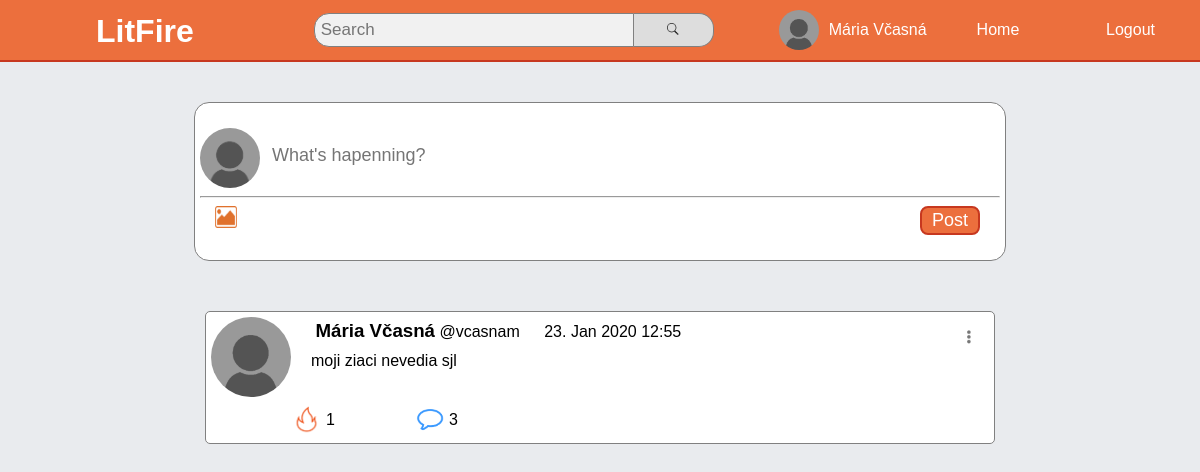
Page /site/home/ (signed in) on the committed database.
### account/models.py (models this page shows, shortened)
class Account(AbstractBaseUser):
    email        = models.EmailField(verbose_name="email", max_length=60, unique=True)
    username     = models.CharField(max_length=30, unique=True)
    date_joined  = models.DateTimeField(verbose_name="date joined", auto_now_add=True)
    last_login   = models.DateTimeField(verbose_name="last login", auto_now=True)
    is_admin     = models.BooleanField(default=False)
    is_active    = models.BooleanField(default=True)
    is_staff     = models.BooleanField(default=False)
    is_superuser = models.BooleanField(default=False)
    full_name     = models.CharField(max_length=60)
    date_of_birth = models.DateField(verbose_name="birth date", editable=True, blank=True, null=True)
    profile_picture = models.ImageField(upload_to=upload_profile_location, blank=True, default='default_images/default_profile.png')
    banner_picture = models.ImageField(upload_to=upload_banner_location, blank=True, default='default_images/default_banner.png')
    residency = models.CharField(max_length=85, blank=True)
    about = models.TextField(blank=True)
    followers = models.ManyToManyField(settings.AUTH_USER_MODEL, related_name="followers_users", symmetrical=False, blank=True)
    following = models.ManyToManyField(settings.AUTH_USER_MODEL, related_name="followed_users", symmetrical=False, blank=True)
    GENDER_CHOICES = (
        ('M', 'Male'),
        ('F', 'Female'),
        ('E', 'Something else')
    )
    gender = models.CharField(max_length=1, choices=GENDER_CHOICES, blank=True)
    USERNAME_FIELD = "email"
    REQUIRED_FIELDS = ["username", "full_name"]
    objects = MyAccountManager()

### media/models.py (models this page shows, shortened)
class StatusPost(models.Model):
    author      = models.ForeignKey(settings.AUTH_USER_MODEL, on_delete=models.CASCADE)
    post_id     = models.UUIDField(primary_key=True, default=uuid.uuid4, editable=False)
    text        = models.TextField(max_length=250, null=False, blank=False)
    image       = models.ImageField(upload_to=upload_location, blank=True)
    date_posted = models.DateTimeField(verbose_name="date posted", auto_now_add=True)
    slug        = models.SlugField(blank=True, unique=True)
    likes       = models.ManyToManyField(settings.AUTH_USER_MODEL, related_name="likes", symmetrical=False, blank=True)

### media/views.py (the view, shortened to what this page needs)
# urls.py: path('home/', home_view, name='home'),
@login_required()
def home_view(request):
    context = {}
    user = request.user
    form = CreateStatusPostForm(request.POST or None, request.FILES or None)
    posts = getPostsFor(user)
    context['form'] = form
    context['posts'] = enumerate(posts)
    context['token'] = Token.objects.get(user=request.user)
    context['comments'] = commentCount(posts)
    return render(request, 'media/home.html', context)

### media/forms.py
class CreateStatusPostForm(forms.ModelForm):
    class Meta:
        model = StatusPost
        fields = ['text', 'image']

### media/templatetags/array_access.py (called while the page is built)
@register.filter(name='indexOf')
def indexOf(value, index):
    return value[index]

### media/views.py (called while the page is built)
def getPostsFor(user):
    mainQuerySet = StatusPost.objects.filter(author=user)   # QuerySet with the current users post (we need a start query set and everyone is seeing their own post oala)
    followedUsers = user.following.all()
    for u in followedUsers:
        mainQuerySet = mainQuerySet | StatusPost.objects.filter(author=u)
    return mainQuerySet.order_by('-date_posted')

def commentCount(posts):
    if isinstance(posts, QuerySet):
        list_of_values = []
        for post in posts:
            comments = Comment.objects.filter(post=post)
            list_of_values.append(len(comments))
        return list_of_values
    comments = Comment.objects.filter(post=posts)
    return len(comments)

### media/templates/media/home.html (shortened to what this page needs)
{% extends "media/base.html" %}
{% block content %}
    {% load static %}
    <link rel="stylesheet" href="{% static 'media/css/home_style.css' %}">
    <div class="content-container">
        <div class="create-status-field">
            <form method="POST" enctype="multipart/form-data">
                <div class="input-area">
                    <img src="{{ request.user.profile_picture.url }}" alt="profile picture" class="status-pp">
                    <textarea type="text" maxlength="250" rows="1" name="text" id="id_text" placeholder="What's hapenning?" required></textarea>
                </div>
                <hr>
                <div class="submit-area clearfix">
                    <label for="id_image" id="add-image"><img src="{% static 'media/images/image-icon.jpg' %}" alt="add image" width="22" height="22"></label>
                    <button type="submit">Post</button>
                </div>
            </form>
        </div>
        <div class="posts-container">
            {% for i, post in posts %}
                {% include "media/post.html" %}
            {% endfor %}
        </div>
    </div>
{% endblock content %}

### media/templates/media/base.html (shortened to what this page needs)
<!DOCTYPE html>
<html lang="en">
<head>
    {% load static %}
    <link rel="stylesheet" href="{% static 'media/css/global_style.css' %}">
    <link rel="stylesheet" href="{% static 'media/css/headbar_style.css' %}">
    <link rel="stylesheet" href="{% static 'media/css/post_style.css' %}">
</head>
<body>
    <div class="headbar">
        <div class="branding">
            <h1><a href="{% url 'home' %}">LitFire</a></h1>
        </div>
        <div class="usertools">
            <form action="{% url 'search_detail' %}" method="GET">
                <div class="searchbar">
                    <input name="q" type="search" placeholder="Search" id="search-bar" autocomplete="off">
                    <button type="submit"><img src="{% static 'media/images/search.png' %}" width="12px" height="12px"></button>
                </div>
            </form>
            <div class="links">
                <a href="{% url 'profile' request.user.username %}" id="profile-link" class="navbar-link">
                    <img src="{{ request.user.profile_picture.url }}" id="home-profile-picture">
                    <span style="white-space: nowrap;">{{ request.user.full_name }}</span>
                </a>
                <a href="{% url 'home' %}" class="adjust-link navbar-link">Home</a>
            </div>
        </div>
        <div class="logout">
            <a href="{% url 'logout' %}" class="adjust-link navbar-link">Logout</a>
        </div>
    </div>
    {% block content %}{% endblock %}
</body>
</html>

### media/templates/media/post.html (shortened to what this page needs)
{% load static %}
{% load array_access %}
<div class="post">
    <div class="post-header">
        <a href="{% url 'profile' post.author.username %}">
            <img src="{{post.author.profile_picture.url}}" alt="userProfile" class="profile-on-post">
        </a>
        <div class="post-user-info">
            <a href="{% url 'profile' post.author.username %}">
                <h3 class="full-name">{{ post.author.full_name }}</h3>
            </a>
            <p>@{{post.author.username}}</p>
            <p class="post-date">{{ post.date_posted|date:"j. M Y H:i" }}</p>
        </div>
        <div class="status-options-container">
            <img src="{% static 'media/images/options.png' %}" class="options-button-img" alt="options">
        </div>
    </div>
    <div class="post-body">
        <p>{{post.text}}</p>
    </div>
    <div class="post-footer">
        <div id="like-button" class="like-button">
            {% if request.user in post.likes.all %}
                <img src="{% static 'media/images/fire-up-lit-logo.png' %}" class="clickablepart" alt="fire-up">
            {% else %}
            <img src="{% static 'media/images/fire-up-none-logo.png' %}" class="clickablepart" alt="fire-up">
            {% endif %}
            <p class="number-of-likes">{{ post.likes.all|length }}</p>
        </div>
        <div class="comment-button">
            <img src="{% static 'media/images/comment-icon.png' %}" alt="comment-icon" class="comment-icon">
            {% if not i == None %}
                <p class="number-of-comments">{{ comments|indexOf:i }}</p>
            {% else %}
                <p class="number-of-comments">{{ comments }}</p>
            {% endif %}
        </div>
    </div>
</div>

### media/static/media/css/global_style.css (style rules this page uses)
body { font-family: Arial, Helvetica, sans-serif; margin: 0; background-color: #e9ebee; }
a { text-decoration: none; color: white; }
.clearfix { overflow: auto; }
.content-container { width: 75%; min-width: 800px; margin: 0 auto; margin-top: 40px; }
.posts-container { width: 800px; margin: 10px auto; }
.post { background-color: white; padding: 5px; border: solid gray 1px; border-radius: 5px; margin: 0 5px 15px; position: relative; }

### media/static/media/css/headbar_style.css (style rules this page uses)
.headbar { display: flex; background-color: rgb(236, 111, 61); border-bottom: rgb(199, 56, 31) solid 2px; min-width: 1200px; height: 60px; }
.branding { margin-left: 8%; }
.branding h1 { margin-top: 13px; }
.usertools { display: flex; justify-items: center; align-items: center; width: 50%; margin: 0 auto 0 10%; }
.navbar-link { border-radius: 10px; }
.searchbar { min-width: 300px; width: 400px; }
.searchbar input { padding: 6px; font-size: 17px; border: 1px solid grey; float: left; width: 80%; background: #f1f1f1; border-radius: 15px 0 0 15px; }
.searchbar button { float: left; width: 20%; padding: 6px; background: rgb(221, 221, 221); font-size: 17px; border: 1px solid grey; border-left: none; cursor: pointer; border-radius: 0 15px 15px 0; }
.links { display: flex; align-items: center; margin-left: 60px; }
.links a { margin-right: 40px; }
.adjust-link { padding: 12px 5px; }
#home-profile-picture { width: 40px; height: 40px; border-radius: 25px; margin-right: 10px; }
#profile-link { display: flex; align-items: center; padding: 2px 5px; }
.logout { height: 18px; margin: auto 0; margin-right: 40px; }

### media/static/media/css/post_style.css (style rules this page uses)
.profile-on-post { width: 80px; height: 80px; border-radius: 40px; }
.post-user-info { display: inline-block; position: relative; bottom: 60px; margin-left: 20px; }
.post-user-info a { color: black; }
.post-body { display: inline-block; position: relative; bottom: 50px; left: 100px; width: 80%; margin-bottom: -12px; }
.post-body p { margin: 0; margin-bottom: 20px; }
.post-header h3 { display: inline; }
.post-header p { display: inline; }
.post-date { margin-left: 20px; }
.status-options-container { width: 20px; height: 20px; float: right; margin: 10px; border-radius: 10px; }
.status-options-container img { width: 100%; height: 100%; }
.post-footer { display: flex; position: relative; bottom: 22px; margin-bottom: -18px; margin-left: 60px; }
.post-footer p { margin-left: 5px; }
#like-button { display: flex; align-items: center; width: 120px; height: 28px; }
#like-button img { width: 30px; height: 30px; border-radius: 20px; margin-left: 20px; }
.comment-button { display: flex; align-items: center; width: 120px; height: 28px; margin-left: 25px; }
.comment-button img { width: 28px; border-radius: 15px; }

### media/static/media/css/home_style.css (style rules this page uses)
.create-status-field { width: 800px; margin: 0 auto; margin-bottom: 50px; padding: 25px 5px; border: solid gray 1px; border-radius: 15px; background-color: white; }
.input-area { min-height: 60px; }
.input-area textarea { resize: none; width: 85%; overflow: hidden; font-family: Arial, Helvetica, sans-serif; font-size: 18px; box-sizing: border-box; min-height: 20px; max-height: 300px; margin-top: 15px; margin-left: 10px; border: none; }
.submit-area img { margin-left: 15px; }
.submit-area button { float: right; margin-right: 20px; font-size: 18px; padding: 2px 10px; color: white; background-color: rgb(236, 111, 61); border: solid rgb(199, 56, 31) 2px; border-radius: 8px; cursor: pointer; }
#add-image { cursor: pointer; }
.status-pp { width: 60px; height: 60px; border-radius: 30px; float: left; }

### rows in the picture
Account: user.profile_picture (placeholder picture), user.full_name "Mária Včasná"
StatusPost: author.profile_picture (placeholder picture), author.full_name "Mária Včasná", author.username "vcasnam", date_posted "23. Jan 2020 12:55", text "moji ziaci nevedia sjl", likes.all|length "1", comments "3"
